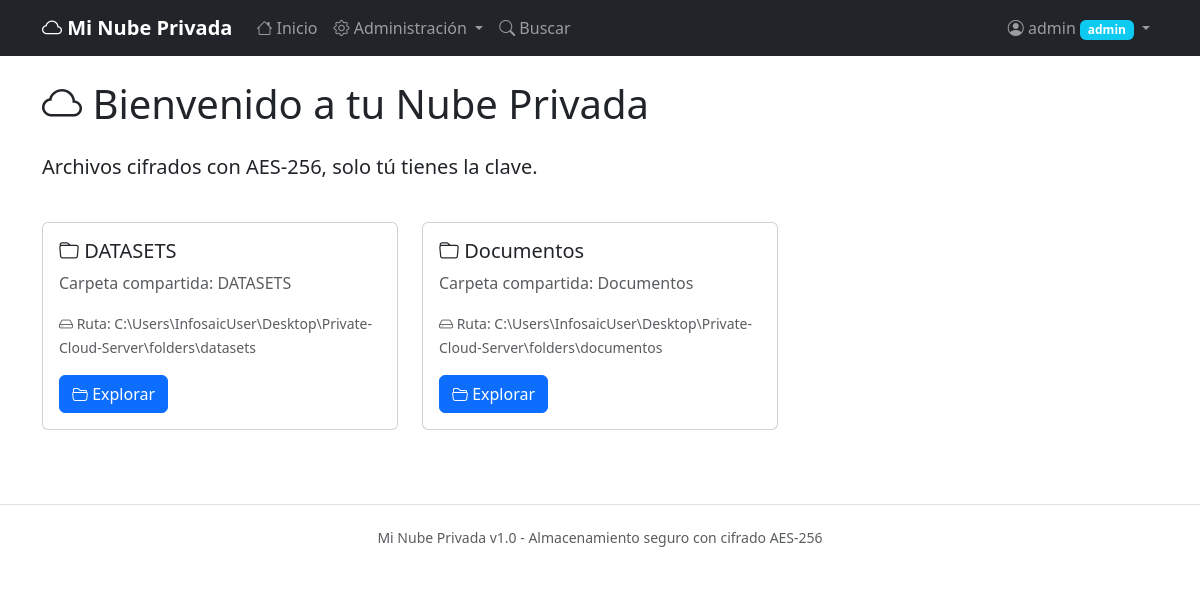
The page / (signed in) on the database its author committed.
### app/models.py (models this page shows, shortened)
class User(UserMixin, db.Model):
    __tablename__ = 'users'
    id = db.Column(db.Integer, primary_key=True)
    username = db.Column(db.String(80), unique=True, nullable=False, index=True)
    email = db.Column(db.String(120), unique=True, nullable=False, index=True)
    password_hash = db.Column(db.String(256), nullable=False)
    role = db.Column(db.String(20), nullable=False, default='viewer')  # admin, editor, viewer
    is_active = db.Column(db.Boolean, default=True)
    created_at = db.Column(db.DateTime, default=datetime.utcnow)
    last_login = db.Column(db.DateTime)
    last_ip = db.Column(db.String(45))
    file_logs = db.relationship('FileLog', backref='user', lazy='dynamic', cascade='all, delete-orphan')
    @property
    def is_admin(self):
        return self.role == 'admin'

class SharedFolder(db.Model):
    __tablename__ = 'shared_folders'
    id = db.Column(db.Integer, primary_key=True)
    name = db.Column(db.String(100), unique=True, nullable=False)
    path = db.Column(db.String(500), nullable=False)
    description = db.Column(db.String(200))
    is_active = db.Column(db.Boolean, default=True)
    created_at = db.Column(db.DateTime, default=datetime.utcnow)
    created_by = db.Column(db.Integer, db.ForeignKey('users.id'))
    allowed_roles = db.Column(db.String(200), default='viewer,editor,admin')  # roles permitidos

### app/routes.py (the view, shortened to what this page needs)
@main_bp.route('/')
@login_required
def index():
    folders = SharedFolder.query.filter_by(is_active=True).all()
    return render_template('index.html', folders=folders)

### app/templates/index.html (shortened to what this page needs)
{% extends "base.html" %}
{% block content %}
<div class="row">
    <div class="col-12">
        <h1 class="mb-4">
            <i class="bi bi-cloud"></i> Bienvenido a tu Nube Privada
        </h1>
        <p class="lead">Archivos cifrados con AES-256, solo tú tienes la clave.</p>
    </div>
</div>
<div class="row mt-4">
    {% if folders %}
        {% for folder in folders %}
        <div class="col-md-4 mb-4">
            <div class="card h-100">
                <div class="card-body">
                    <h5 class="card-title">
                        <i class="bi bi-folder"></i> {{ folder.name }}
                    </h5>
                    {% if folder.description %}
                    <p class="card-text text-muted">{{ folder.description }}</p>
                    {% endif %}
                    <p class="card-text">
                        <small class="text-muted">
                            <i class="bi bi-hdd"></i> Ruta: {{ folder.path }}
                        </small>
                    </p>
                    <a href="{{ url_for('main.browse', folder_id=folder.id) }}" class="btn btn-primary">
                        <i class="bi bi-folder2-open"></i> Explorar
                    </a>
                </div>
            </div>
        </div>
        {% endfor %}
    {% endif %}
</div>
{% endblock %}

### app/templates/includes/navbar.html (shortened to what this page needs)
<nav class="navbar navbar-expand-lg navbar-dark bg-dark">
    <div class="container">
        <a class="navbar-brand" href="{{ url_for('main.index') }}">
            <i class="bi bi-cloud"></i> Mi Nube Privada
        </a>
        <div class="collapse navbar-collapse" id="navbarNav">
            <ul class="navbar-nav me-auto">
                <li class="nav-item">
                    <a class="nav-link" href="{{ url_for('main.index') }}">
                        <i class="bi bi-house"></i> Inicio
                    </a>
                </li>
                {% if current_user.is_authenticated and current_user.is_admin %}
                <li class="nav-item dropdown">
                    <a class="nav-link dropdown-toggle" href="#" role="button" data-bs-toggle="dropdown">
                        <i class="bi bi-gear"></i> Administración
                    </a>
                </li>
                {% endif %}
                <li class="nav-item">
                    <a class="nav-link" href="{{ url_for('main.search') }}">
                        <i class="bi bi-search"></i> Buscar
                    </a>
                </li>
            </ul>
            <ul class="navbar-nav">
                {% if current_user.is_authenticated %}
                <li class="nav-item dropdown">
                    <a class="nav-link dropdown-toggle" href="#" role="button" data-bs-toggle="dropdown">
                        <i class="bi bi-person-circle"></i> {{ current_user.username }}
                        <span class="badge bg-info">{{ current_user.role }}</span>
                    </a>
                </li>
                {% else %}
                <li class="nav-item">
                    <a class="nav-link" href="{{ url_for('auth.login') }}">Iniciar sesión</a>
                </li>
                {% endif %}
            </ul>
        </div>
    </div>
</nav>

### app/templates/base.html (style rules this page uses)
.navbar-brand { font-weight: bold; }

### rows shown on the page
User: username "admin", role "admin"
SharedFolder: name "DATASETS", description "Carpeta compartida: DATASETS", path "C:\\Users\\InfosaicUser\\Desktop\\Private-Cloud-Server\\folders\\datasets"
SharedFolder: name "Documentos", description "Carpeta compartida: Documentos", path "C:\\Users\\InfosaicUser\\Desktop\\Private-Cloud-Server\\folders\\documentos"
